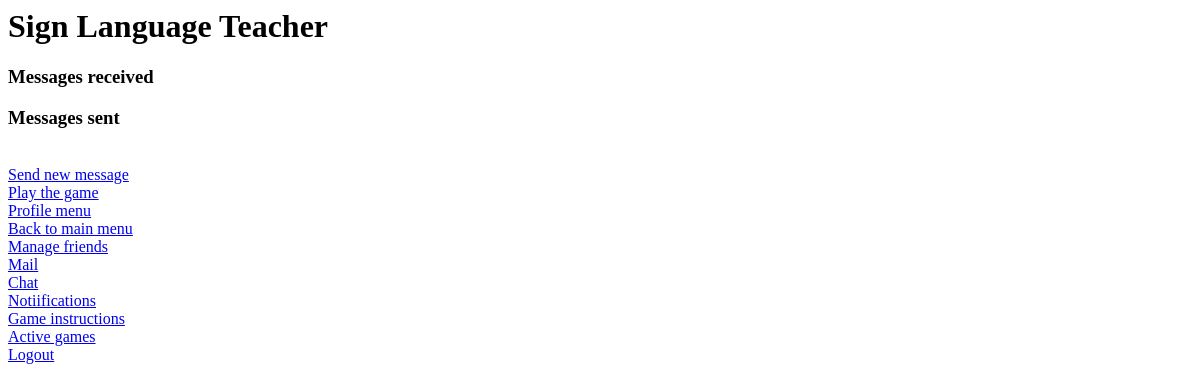
The app's page /sign-language-teacher/inbox/ (signed in), older data.
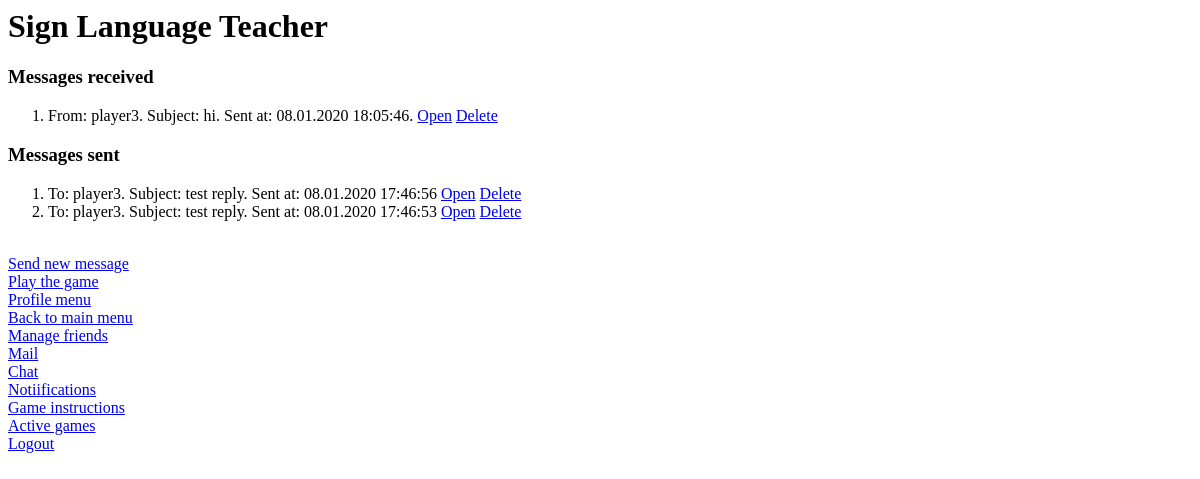
The same page, newer data.
### registration/models.py (models this page shows, shortened)
class Message(models.Model):
    sender = models.ForeignKey(User, related_name='sent', on_delete=models.SET_NULL, null=True)
    receiver = models.ForeignKey(User, related_name='received', on_delete=models.SET_NULL, null=True)
    subject = models.CharField(max_length=50, blank=True)
    body = models.CharField(max_length=250, blank=True)
    sent_date = models.DateTimeField(auto_now_add=True)
    deleted_by_sender = models.BooleanField(default=False)
    deleted_by_receiver = models.BooleanField(default=False)

### registration/views.py (the view)
# urls.py: path('inbox/', views.inbox, name='inbox'),
def inbox(request):
    if request.user is None or not request.user.is_authenticated:
        return HttpResponse("Not logged in")
    current_user = request.user
    messages_received = list(Message.objects.filter(receiver=current_user, deleted_by_receiver=False).order_by('-sent_date'))
    messages_sent = list(Message.objects.filter(sender=current_user, deleted_by_sender=False).order_by('-sent_date'))
    return render(request, 'registration/inbox.html', {'user': current_user,
                                                       'messages_received': messages_received,
                                                       'messages_sent': messages_sent
                                                       })

### registration/templates/registration/inbox.html (shortened to what this page needs)
{% extends 'registration/index.html' %}
{% block content %}
    <h3>Messages received</h3>
    <ol>
        {% for message in messages_received %}
            <li>
                From: {{message.sender}}. Subject: {{message.subject}}. Sent at: {{message.sent_date}}.
                <a href="{% url 'registration:view-message' message.id %}"> Open</a>
                <a href="/sign-language-teacher/inbox/delete/{{ message.id }}"> Delete</a>
            </li>
        {% endfor %}
    </ol>
    <h3>Messages sent</h3>
    <ol>
        {% for message in messages_sent %}
            <li>
                To: {{message.receiver}}. Subject: {{message.subject}}. Sent at: {{message.sent_date}}
                <a href="/sign-language-teacher/inbox/{{ message.id }}"> Open</a>
                <a href="/sign-language-teacher/inbox/delete/{{ message.id }}"> Delete</a>
            </li>
        {% endfor %}
    </ol>
    <a href="{% url 'registration:new-message' %}">Send new message</a><br>
{% endblock %}

### registration/templates/registration/index.html (shortened to what this page needs)
{% block title %}
    <h1>Sign Language Teacher</h1>
{% endblock %}
{% block content %}{% endblock %}
{% block links %}
    {% if user.is_authenticated %}
        <a href="{% url 'registration:game' %}">Play the game</a><br>
        <a href="{% url 'registration:profile' %}">Profile menu</a><br>
        <a href="{% url 'registration:index' %}">Back to main menu</a><br>
        <a href="{% url 'registration:add-friend' %}">Manage friends</a><br>
        <a href="{% url 'registration:inbox' %}">Mail</a><br>
        <a href="{% url 'registration:user_list' %}">Chat</a><br>
        <a href="{% url 'registration:notifications' %}">Notiifications</a><br>
        <a href="{% url 'registration:info' %}">Game instructions</a><br>
        <a href="{% url 'registration:active-games' %}">Active games</a><br>
        <a href="{% url 'registration:logout' %}">Logout</a><br>
    {% endif %}
{% endblock %}

Row changes from the older to the newer data that the page shows:
added Message: sender "player3", subject "hi", sent_date "08.01.2020 18:05:46", shown under "Messages received"
added Message: receiver "player3", subject "test reply", sent_date "08.01.2020 17:46:56", shown under "Messages sent"
added Message: receiver "player3", subject "test reply", sent_date "08.01.2020 17:46:53", shown under "Messages sent"
